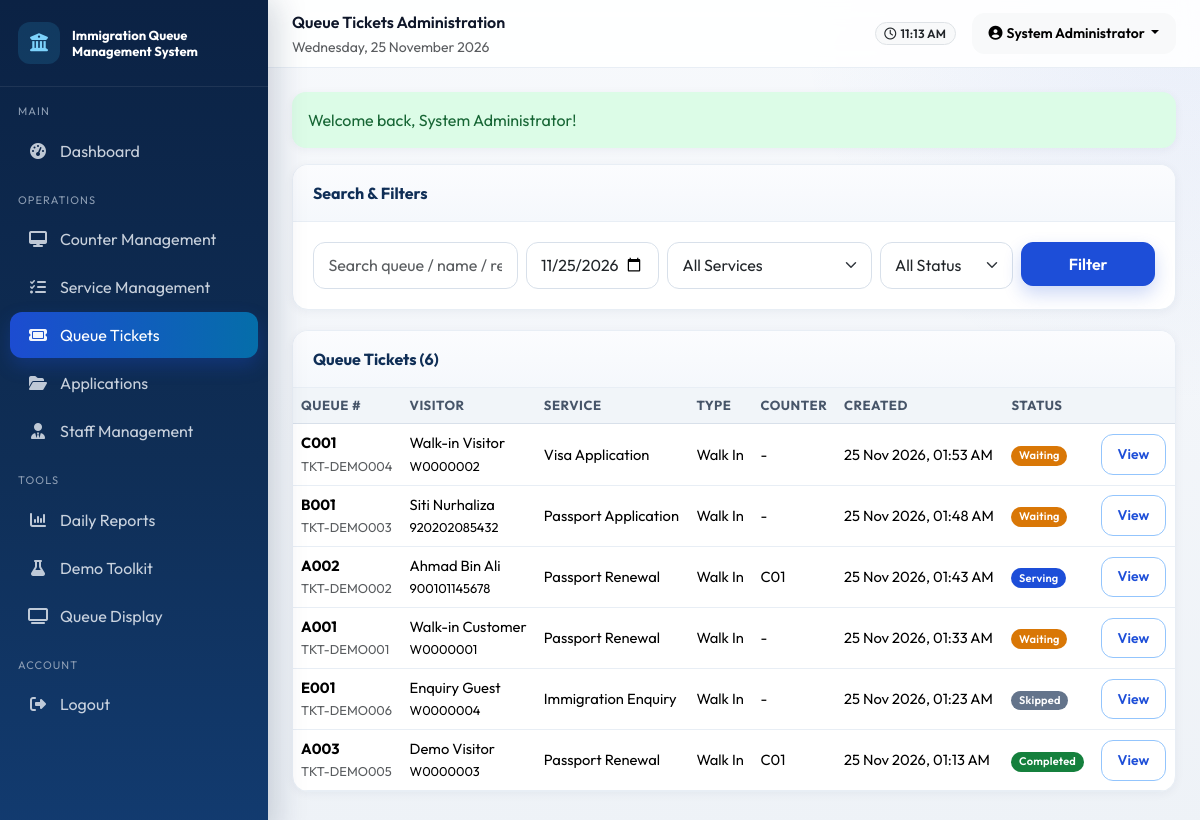
/admin/queue_tickets.php (signed in), run on the app's committed database.
### tables this page shows
CREATE TABLE users (
    id INT UNSIGNED AUTO_INCREMENT PRIMARY KEY,
    full_name VARCHAR(150) NOT NULL,
    ic_passport VARCHAR(50) NOT NULL,
    email VARCHAR(150) NOT NULL UNIQUE,
    phone VARCHAR(30) DEFAULT NULL,
    password VARCHAR(255) NOT NULL,
    role ENUM('admin','staff','public') NOT NULL DEFAULT 'public',
    is_active TINYINT(1) NOT NULL DEFAULT 1,
    last_login DATETIME DEFAULT NULL,
    created_at DATETIME NOT NULL DEFAULT CURRENT_TIMESTAMP,
    updated_at DATETIME NOT NULL DEFAULT CURRENT_TIMESTAMP ON UPDATE CURRENT_TIMESTAMP,
    INDEX idx_users_role (role),
    INDEX idx_users_email (email)
);

CREATE TABLE queue_tickets (
    id INT UNSIGNED AUTO_INCREMENT PRIMARY KEY,
    ticket_ref VARCHAR(30) NOT NULL UNIQUE,
    queue_number VARCHAR(10) NOT NULL,
    queue_date DATE NOT NULL,
    visitor_name VARCHAR(150) NOT NULL,
    visitor_ic VARCHAR(50) DEFAULT NULL,
    visitor_phone VARCHAR(30) DEFAULT NULL,
    visitor_email VARCHAR(150) DEFAULT NULL,
    user_id INT UNSIGNED DEFAULT NULL,
    service_id INT UNSIGNED NOT NULL,
    counter_id INT UNSIGNED DEFAULT NULL,
    staff_id INT UNSIGNED DEFAULT NULL,
    appointment_id INT UNSIGNED DEFAULT NULL,
    ticket_type ENUM('appointment','walk_in') NOT NULL DEFAULT 'walk_in',
    status ENUM('waiting','serving','completed','skipped','cancelled','no_show') NOT NULL DEFAULT 'waiting',
    called_at DATETIME DEFAULT NULL,
    started_at DATETIME DEFAULT NULL,
    completed_at DATETIME DEFAULT NULL,
    estimated_wait INT DEFAULT NULL COMMENT 'minutes',
    recall_count INT NOT NULL DEFAULT 0,
    created_at DATETIME NOT NULL DEFAULT CURRENT_TIMESTAMP,
    updated_at DATETIME NOT NULL DEFAULT CURRENT_TIMESTAMP ON UPDATE CURRENT_TIMESTAMP,
    UNIQUE KEY uq_queue_day_number (queue_date, queue_number),
    INDEX idx_queue_status (status),
    INDEX idx_queue_date (queue_date),
    INDEX idx_queue_service (service_id),
    CONSTRAINT fk_qt_user FOREIGN KEY (user_id) REFERENCES users(id) ON DELETE SET NULL,
    CONSTRAINT fk_qt_service FOREIGN KEY (service_id) REFERENCES services(id),
    CONSTRAINT fk_qt_counter FOREIGN KEY (counter_id) REFERENCES counters(id) ON DELETE SET NULL,
    CONSTRAINT fk_qt_staff FOREIGN KEY (staff_id) REFERENCES staff(id) ON DELETE SET NULL,
    CONSTRAINT fk_qt_appt FOREIGN KEY (appointment_id) REFERENCES appointments(id) ON DELETE SET NULL
);

CREATE TABLE services (
    id INT UNSIGNED AUTO_INCREMENT PRIMARY KEY,
    name VARCHAR(100) NOT NULL,
    code VARCHAR(20) NOT NULL UNIQUE,
    description TEXT,
    estimated_duration INT NOT NULL DEFAULT 15 COMMENT 'minutes',
    queue_prefix CHAR(1) NOT NULL DEFAULT 'A',
    icon VARCHAR(50) DEFAULT 'fa-passport',
    is_active TINYINT(1) NOT NULL DEFAULT 1,
    created_at DATETIME NOT NULL DEFAULT CURRENT_TIMESTAMP,
    updated_at DATETIME NOT NULL DEFAULT CURRENT_TIMESTAMP ON UPDATE CURRENT_TIMESTAMP
);

CREATE TABLE counters (
    id INT UNSIGNED AUTO_INCREMENT PRIMARY KEY,
    counter_number VARCHAR(20) NOT NULL UNIQUE,
    counter_name VARCHAR(100) NOT NULL,
    status ENUM('available','serving','offline') NOT NULL DEFAULT 'offline',
    is_active TINYINT(1) NOT NULL DEFAULT 1,
    created_at DATETIME NOT NULL DEFAULT CURRENT_TIMESTAMP,
    updated_at DATETIME NOT NULL DEFAULT CURRENT_TIMESTAMP ON UPDATE CURRENT_TIMESTAMP
);

### config/database.php (called while the page is built, shortened)
<?php
function db(): PDO
{
    static $pdo = null;
    if ($pdo instanceof PDO) {
        return $pdo;
    }
    $options = [
        PDO::ATTR_ERRMODE => PDO::ERRMODE_EXCEPTION,
        PDO::ATTR_DEFAULT_FETCH_MODE => PDO::FETCH_ASSOC,
        PDO::ATTR_EMULATE_PREPARES => false,
    ];
    try {
        $dsn = 'mysql:host=' . DB_HOST . ';port=' . DB_PORT . ';dbname=' . DB_NAME . ';charset=' . DB_CHARSET;
        $pdo = new PDO($dsn, DB_USER, DB_PASS, $options);
    } catch (PDOException $e) {
        http_response_code(500);
        die('Database connection failed. Please import database/immigration_queue_system.sql via phpMyAdmin or MySQL CLI.');
    }
    return $pdo;
}

### admin/queue_tickets.php (the view, shortened to what this page needs)
<?php
require_once dirname(__DIR__) . '/includes/functions.php';
$user = require_login('admin');
$pdo = db();
$q = trim((string)get('q', ''));
$date = (string)get('date', today());
$serviceId = (int)get('service_id', 0);
$status = (string)get('status', '');
$sql = "SELECT qt.*, s.name AS service_name, c.counter_number, a.reference_no AS appointment_ref
        FROM queue_tickets qt
        JOIN services s ON s.id = qt.service_id
        LEFT JOIN counters c ON c.id = qt.counter_id
        LEFT JOIN appointments a ON a.id = qt.appointment_id
        WHERE 1=1";
$params = [];
if ($date !== '') { $sql .= ' AND qt.queue_date = ?'; $params[] = $date; }
$sql .= ' ORDER BY qt.created_at DESC LIMIT 200';
$stmt = $pdo->prepare($sql);
$stmt->execute($params);
$tickets = $stmt->fetchAll();
$viewId = (int)get('view', 0);
$viewTicket = $viewId ? get_ticket_by_id($viewId) : null;
$pageTitle = 'Queue Tickets Administration';
require dirname(__DIR__) . '/includes/header.php';
?>
<div class="app-shell">
<?php require dirname(__DIR__) . '/includes/sidebar.php'; ?>
<div class="main-content">
<?php require dirname(__DIR__) . '/includes/navbar.php'; ?>
<div class="page-body">
<?php $flash = get_flash(); if ($flash): ?><div class="alert alert-<?= e($flash['type']) ?>"><?= e($flash['message']) ?></div><?php endif; ?>
<div class="card-panel">
  <div class="card-panel-header">Search & Filters</div>
  <div class="card-panel-body">
    <form class="row g-2" method="get">
      <div class="col-md-3"><input class="form-control" name="q" placeholder="Search queue / name / ref" value="<?= e($q) ?>"></div>
      <div class="col-md-2"><input type="date" class="form-control" name="date" value="<?= e($date) ?>"></div>
      <div class="col-md-3">
        <select class="form-select" name="service_id">
          <option value="0">All Services</option>
        </select>
      </div>
      <div class="col-md-2">
        <select class="form-select" name="status">
          <option value="">All Status</option>
        </select>
      </div>
      <div class="col-md-2"><button class="btn btn-primary w-100">Filter</button></div>
    </form>
  </div>
</div>
<div class="row g-3">
  <div class="col-lg-<?= $viewTicket ? '7' : '12' ?>">
    <div class="card-panel">
      <div class="card-panel-header">Queue Tickets (<?= count($tickets) ?>)</div>
      <div class="card-panel-body p-0 table-responsive">
        <table class="table table-hover mb-0">
          <thead><tr><th>Queue #</th><th>Visitor</th><th>Service</th><th>Type</th><th>Counter</th><th>Created</th><th>Status</th><th></th></tr></thead>
          <tbody>
          <?php foreach ($tickets as $t): ?>
            <tr>
              <td><strong><?= e($t['queue_number']) ?></strong><br><small class="text-muted"><?= e($t['ticket_ref']) ?></small></td>
              <td><?= e($t['visitor_name']) ?><br><small><?= e($t['visitor_ic'] ?? '') ?></small></td>
              <td><?= e($t['service_name']) ?></td>
              <td><?= e(ucwords(str_replace('_',' ',$t['ticket_type']))) ?></td>
              <td><?= e($t['counter_number'] ?? '-') ?></td>
              <td><?= format_datetime($t['created_at']) ?></td>
              <td><?= status_badge($t['status']) ?></td>
              <td><a class="btn btn-sm btn-outline-primary" href="?view=<?= (int)$t['id'] ?>&<?= e(http_build_query(['q'=>$q,'date'=>$date,'service_id'=>$serviceId,'status'=>$status])) ?>">View</a></td>
            </tr>
          <?php endforeach; ?>
          </tbody>
        </table>
      </div>
    </div>
  </div>
</div>
</div></div></div>
<?php require dirname(__DIR__) . '/includes/footer.php'; ?>

### includes/navbar.php (shortened to what this page needs)
<?php $user = $user ?? current_user(); ?>
<header class="topbar">
  <div class="d-flex align-items-center gap-3">
    <div>
      <div class="fw-semibold text-navy"><?= e($pageHeading ?? $pageTitle ?? 'Dashboard') ?></div>
      <small class="text-muted"><?= e($pageSubtitle ?? date('l, d F Y')) ?></small>
    </div>
  </div>
  <div class="d-flex align-items-center gap-3">
    <span class="badge bg-light text-dark border">
      <i class="fa-regular fa-clock me-1"></i><?= date('h:i A') ?>
    </span>
    <div class="dropdown">
      <button class="btn btn-sm btn-light dropdown-toggle" data-bs-toggle="dropdown">
        <i class="fa-solid fa-user-circle me-1"></i><?= e($user['full_name'] ?? 'User') ?>
      </button>
    </div>
  </div>
</header>

### includes/functions.php (shortened to what this page needs)
<?php
require_once dirname(__DIR__) . '/config/database.php';
function e(?string $value): string
{
    return htmlspecialchars((string)$value, ENT_QUOTES, 'UTF-8');
}
function get_flash(): ?array
{
    $flash = $_SESSION['flash'];
    return $flash;
}
function get(string $key, $default = null)
{
    return $_GET[$key] ?? $default;
}
function today(): string
{
    return date('Y-m-d');
}
function status_badge(string $status): string
{
    $map = [
        'waiting' => 'warning',
        'serving' => 'primary',
        'completed' => 'success',
        'skipped' => 'secondary',
        'cancelled' => 'danger',
        'no_show' => 'dark',
        'pending' => 'warning',
        'confirmed' => 'info',
        'checked_in' => 'primary',
        'under_review' => 'info',
        'approved' => 'success',
        'rejected' => 'danger',
        'additional_docs' => 'warning',
        'available' => 'success',
        'offline' => 'secondary',
        'online' => 'success',
        'break' => 'warning',
    ];
    $class = $map[$status] ?? 'secondary';
    $label = ucwords(str_replace('_', ' ', $status));
    return '<span class="badge bg-' . $class . '">' . e($label) . '</span>';
}
function current_user(): ?array
{
    static $cached = null;
    if ($cached && (int)$cached['id'] === (int)$_SESSION['user_id']) {
        return $cached;
    }
    $stmt = db()->prepare('SELECT * FROM users WHERE id = ? AND is_active = 1 LIMIT 1');
    $stmt->execute([(int)$_SESSION['user_id']]);
    $user = $stmt->fetch();
    $cached = $user;
    return $user;
}
function require_login(string $role = ''): array
{
    $user = current_user();
    return $user;
}
function format_datetime(?string $dt): string
{
    return date('d M Y, h:i A', strtotime($dt));
}

### assets/css/style.css (style rules this page uses)
:root { --primary-navy: #0F2E56; --secondary-blue: #1D4ED8; --accent-teal: #0F766E; --accent-sky: #0284C7; --light-bg: #EEF2F7; --surface: #FFFFFF; --border: #D8E0EA; --border-soft: #E8EEF5; --success: #15803D; --success-soft: #DCFCE7; --warning: #B45309; --warning-soft: #FEF3C7; --danger: #B91C1C; --danger-soft: #FEE2E2; --info: #0369A1; --info-soft: #E0F2FE; --text: #0F172A; --text-muted: #64748B; --sidebar-width: 268px; --topbar-height: 68px; --radius: 16px; --shadow: 0 8px 24px rgba(15, 46, 86, .08); --shadow-sm: 0 2px 10px rgba(15, 46, 86, .05); }
* { box-sizing: border-box; }
body { font-family: "Outfit", "Segoe UI", Tahoma, sans-serif; background: radial-gradient(circle at top right, rgba(29,78,216,.06), transparent 28%), linear-gradient(180deg, #F7F9FC 0%, var(--light-bg) 100%); color: var(--text); margin: 0; min-height: 100vh; }
a { text-decoration: none; color: var(--secondary-blue); }
.form-control, .form-select { border-radius: 12px; border-color: var(--border); padding: .65rem .9rem; box-shadow: none !important; }
.btn { border-radius: 12px; font-weight: 600; padding: .55rem 1rem; transition: transform .15s ease, box-shadow .15s ease, background .15s ease; }
.btn-primary { background: var(--secondary-blue); border-color: var(--secondary-blue); box-shadow: 0 8px 18px rgba(29,78,216,.22); }
.btn-outline-primary { color: var(--secondary-blue); border-color: #93C5FD; background: #fff; }
.badge { font-weight: 600; letter-spacing: .02em; border-radius: 999px; padding: .4em .7em; }
.bg-primary { background-color: #1D4ED8 !important; }
.bg-success { background-color: #15803D !important; }
.bg-warning { background-color: #D97706 !important; color: #fff !important; }
.bg-secondary { background-color: #64748B !important; }
.alert { border: none; border-radius: 14px; box-shadow: var(--shadow-sm); }
.alert-success { background: var(--success-soft); color: #166534; }
.app-shell { display: flex; min-height: 100vh; }
.main-content { margin-left: var(--sidebar-width); flex: 1; min-width: 0; }
.topbar { height: var(--topbar-height); background: rgba(255,255,255,.88); backdrop-filter: blur(10px); border-bottom: 1px solid var(--border-soft); display: flex; align-items: center; justify-content: space-between; padding: 0 24px; position: sticky; top: 0; z-index: 1020; }
.page-body { padding: 24px; }
.card-panel { background: var(--surface); border-radius: var(--radius); box-shadow: var(--shadow-sm); border: 1px solid var(--border-soft); margin-bottom: 20px; overflow: hidden; }
.card-panel .card-panel-header { padding: 16px 20px; border-bottom: 1px solid var(--border-soft); display: flex; justify-content: space-between; align-items: center; font-weight: 700; color: var(--primary-navy); background: linear-gradient(180deg, #FBFCFE, #F5F8FC); }
.card-panel .card-panel-body { padding: 20px; }
.table { --bs-table-bg: transparent; }
.table thead th { background: #F1F5F9; color: #475569; font-weight: 700; font-size: .82rem; text-transform: uppercase; letter-spacing: .04em; border-bottom: 1px solid var(--border); white-space: nowrap; }
.table td { vertical-align: middle; font-size: .92rem; border-color: var(--border-soft); }

### data on the page
users: full_name "System Administrator"
queue_tickets: queue_number "C001", ticket_ref "TKT-DEMO004", visitor_name "Walk-in Visitor", visitor_ic "W0000002", service.name "Visa Application", ticket_type "Walk In", counter_number "-", created_at "25 Nov 2026, 01:53 AM", status "Waiting"
queue_tickets: queue_number "B001", ticket_ref "TKT-DEMO003", visitor_name "Siti Nurhaliza", visitor_ic "920202085432", service.name "Passport Application", ticket_type "Walk In", counter_number "-", created_at "25 Nov 2026, 01:48 AM", status "Waiting"
queue_tickets: queue_number "A002", ticket_ref "TKT-DEMO002", visitor_name "Ahmad Bin Ali", visitor_ic "900101145678", service.name "Passport Renewal", ticket_type "Walk In", counter.counter_number "C01", created_at "25 Nov 2026, 01:43 AM", status "Serving"
queue_tickets: queue_number "A001", ticket_ref "TKT-DEMO001", visitor_name "Walk-in Customer", visitor_ic "W0000001", service.name "Passport Renewal", ticket_type "Walk In", counter_number "-", created_at "25 Nov 2026, 01:33 AM", status "Waiting"
queue_tickets: queue_number "E001", ticket_ref "TKT-DEMO006", visitor_name "Enquiry Guest", visitor_ic "W0000004", service.name "Immigration Enquiry", ticket_type "Walk In", counter_number "-", created_at "25 Nov 2026, 01:23 AM", status "Skipped"
queue_tickets: queue_number "A003", ticket_ref "TKT-DEMO005", visitor_name "Demo Visitor", visitor_ic "W0000003", service.name "Passport Renewal", ticket_type "Walk In", counter.counter_number "C01", created_at "25 Nov 2026, 01:13 AM", status "Completed"

### other printed values
$pageHeading "Queue Tickets Administration"
$pageSubtitle "Wednesday, 25 November 2026"
$flash['message'] "Welcome back, System Administrator!"
count($tickets) "6"
